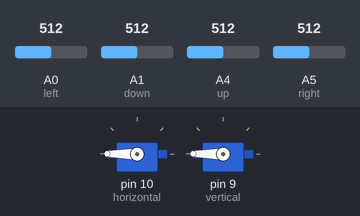
The sketch below on a simulated Arduino Uno, built with avr-gcc and run on an emulated ATmega328P. On the bench: 2 × servo. The test bench sets the inputs (shaded band); at power-on: A1 (down) = 512, A5 (right) = 512, A0 (left) = 512, A4 (up) = 512.

Above: at 1.2 s.
1.3 s: A1 (down) set to 900
2.8 s: A1 (down) set to 912
At 3.4 s:
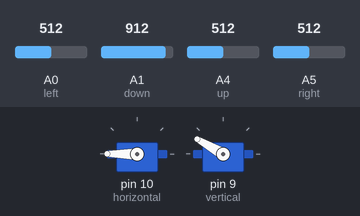
4.3 s: A5 (right) set to 532
At 5.5 s:
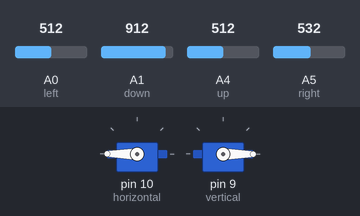
5.8 s: A1 (down) set to 30
At 6.3 s:
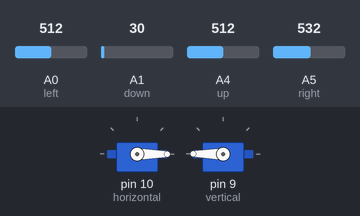
7.4 s: A1 (down) set to 125
8.9 s: A1 (down) set to 141
At 9.8 s:
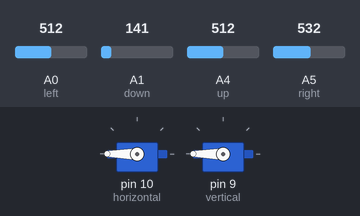
Timing chart, 0 to 11.5 s (numbered marks = the images above; inputs shaded):
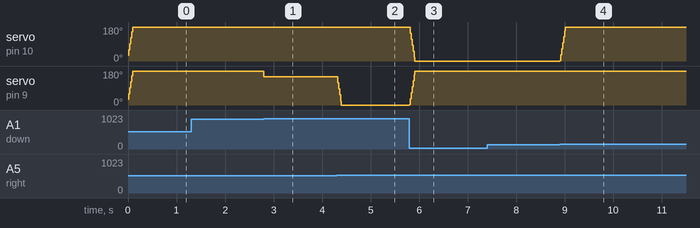

Measured:
- the behaviour switches between 911 and 912 on A1 (down) (found by bisection; images 0 and 1)
- the behaviour switches between 513 and 514 on A5 (right) (found by bisection; images 1 and 2)
- the behaviour switches between 133 and 134 on A1 (down) (found by bisection; images 3 and 4)
- after the input at 1.3 s, every drawn part: stays the same
- after the input at 2.8 s, servo on pin 9 (vertical): 180° → 150° at once
- after the input at 4.3 s, servo on pin 9 (vertical): 150° → 0° at once
- after the input at 5.8 s, servo on pin 10 (horizontal): 180° → 0° at once; servo on pin 9 (vertical): 0° → 180° at once
- after the input at 7.4 s, every drawn part: stays the same
- after the input at 8.9 s, servo on pin 10 (horizontal): 0° → 180° at once

The sketch:

sun_tracker.ino
```cpp
#include <Servo.h>

//objects
Servo horizontal;
Servo vertical;
//set pins
const int left = A0;
const int down = A1;

const int right = A5;
const int up = A4;

//const int motor = 10;
//set variables
int rin = 0;
int lin = 0;
int uin = 0;
int din = 0;

int ravg = 0;
int lavg = 0;
int uavg = 0;
int bavg = 0;
//set limits
int maximum = 150;
int minimum = 30;
int angleh = 0;
int anglev = 0;

int rlOut = 0;
int ubOut = 0;
void setup() {

  horizontal.attach(10);
  horizontal.write(100);
  vertical.attach(9);
  vertical.write(100);

  pinMode(left, INPUT);
  pinMode(right, INPUT);
  pinMode(down, INPUT);
  pinMode(up, INPUT);

  horizontal.write(30);
  vertical.write(30);

}

void loop() {
  Serial.begin(9600);

  rin = analogRead(right);
  lin = analogRead(left);

  uin = analogRead(up);
  din = analogRead(down);
//take averages for control
  ravg = (rin + uin) / 2;
  lavg = (lin + din) / 2;

  uavg = (uin + lin) / 2;
  bavg = (din + rin) / 2;


  rlOut = ravg - lavg;
  ubOut = uavg - bavg;

  angleh = horizontal.read();
  anglev = vertical.read();
//movement and calibation (+200 due to non ideal sensors)
  if (ravg > lavg + 200) {

    horizontal.write(angleh - 1 );
    if (angleh < minimum) {
      angleh = minimum;
    }
    //delay(10)(10);
  }

  else if ( lavg > ravg - 200) {

    horizontal.write(angleh + 1);

    if (angleh > maximum) {
      angleh = maximum;
    }
    //delay(10)(10);
  }

  else {

    horizontal.write(angleh);
  }

  if (uavg > bavg -200  ) {
    vertical.write(anglev + 1);
    if (anglev > maximum) {
      anglev = maximum;
    }
    //delay(10)(10);
  }

  else if (bavg > uavg + 200) {
    vertical.write(anglev - 1);
    if (anglev < minimum) {
      anglev = minimum;
    }
    //delay(10)(10);
  }

  else {
    vertical.write(angleh);
  }
//test of output values
  /*Serial.print(lavg);
  Serial.print(" ");
  Serial.print(ravg);
  Serial.print("    ");
  Serial.print(uavg);
  Serial.print(" ");
  Serial.println(bavg);*/


  //delay(10);
//test of range below
  /*for (int i = 20; i < 160; i++) {
    horizontal.write(i);
    vertical.write(i);
    //delay(10)(50);
    }
    for (int j = 160; j > 20; j--) {
    horizontal.write(j);
    vertical.write(j);
    //delay(10)(50);*/
}
```
